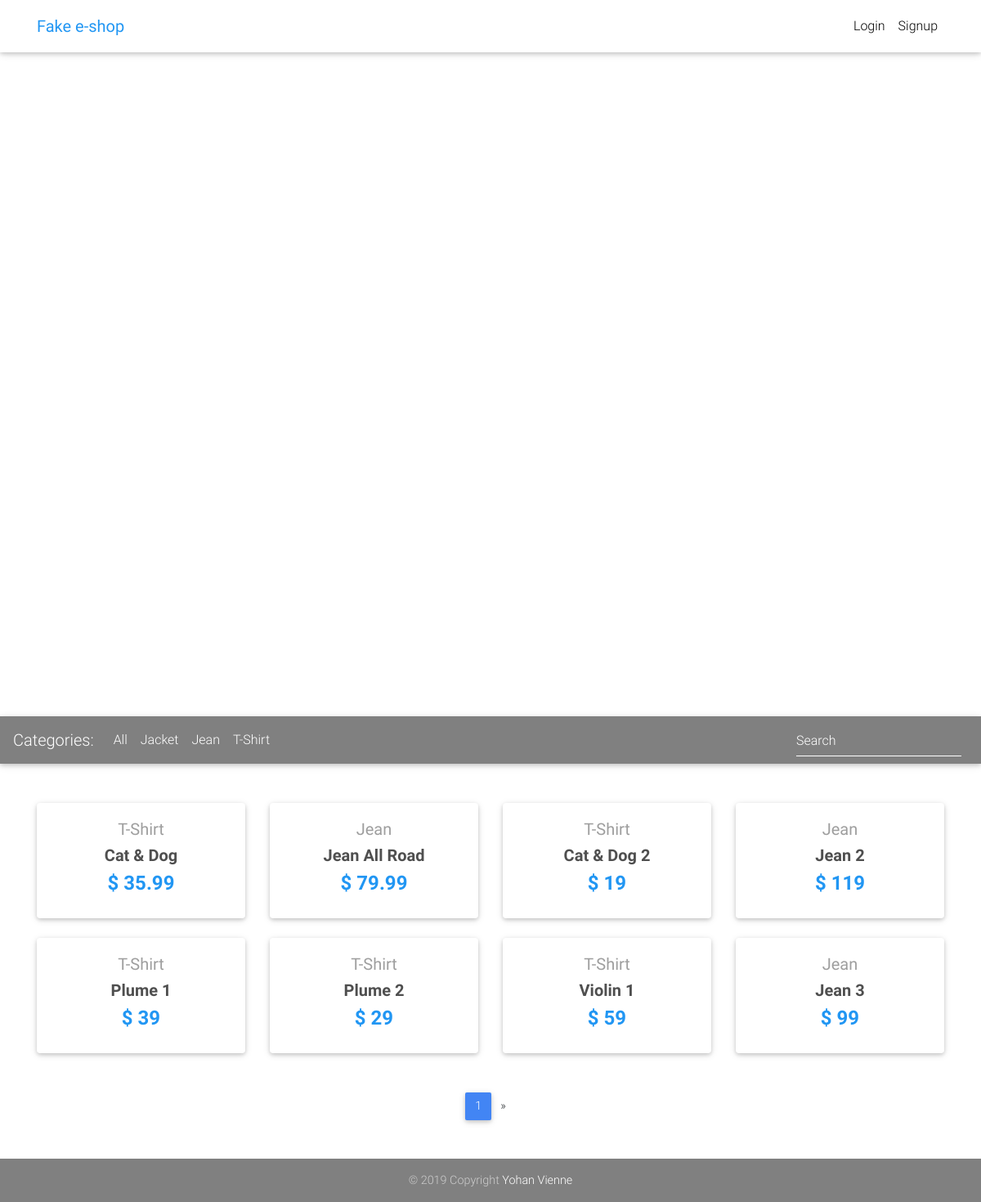
/, run on an earlier commit of the app's database.
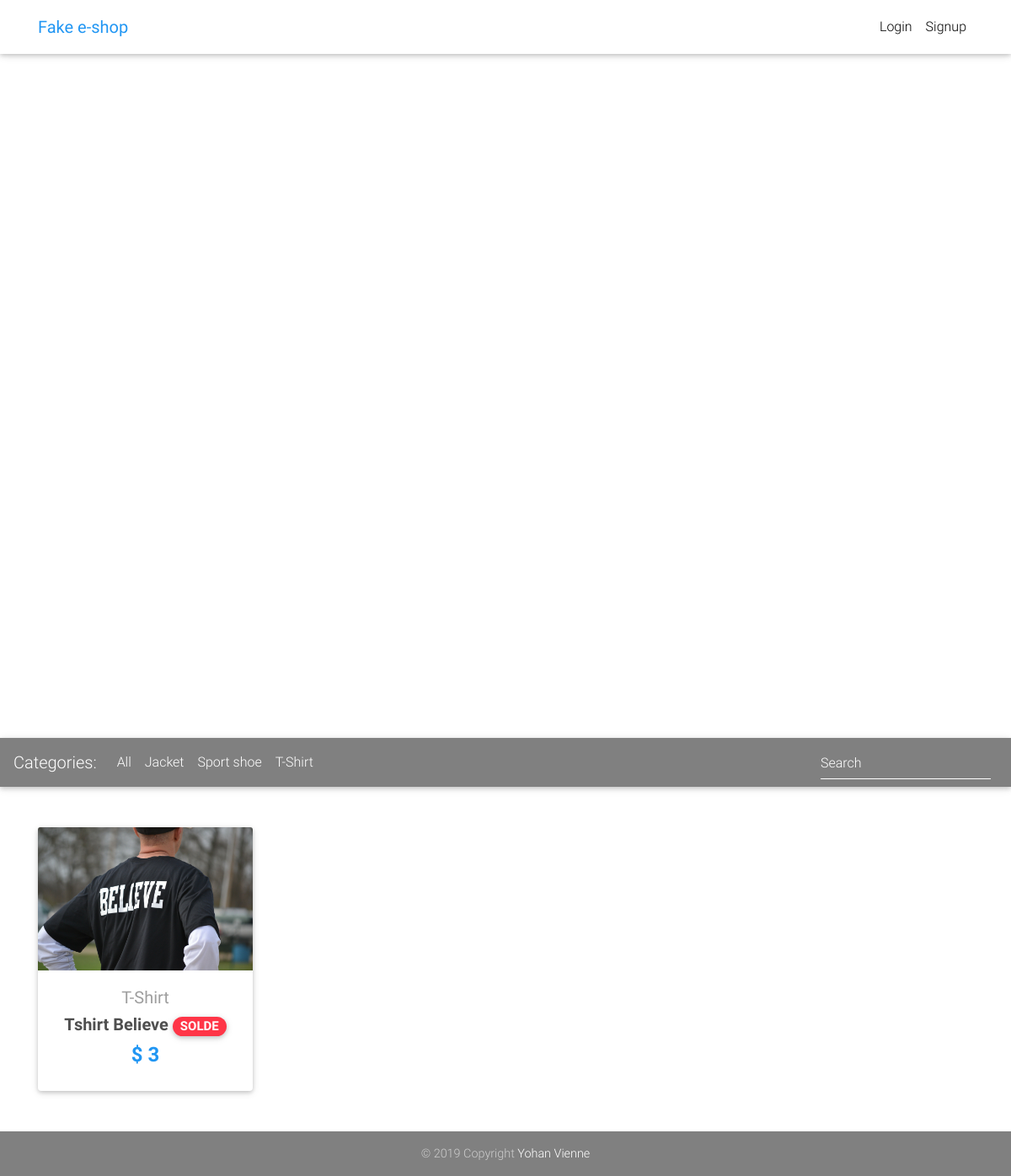
And on a later commit of the database.
### core/models.py (models this page shows, shortened)
class Category(models.Model):
    name = models.CharField(max_length=100)
    def __str__(self):
        return self.name

class Item(models.Model):
    title = models.CharField(max_length=100)
    price = models.IntegerField()
    discount_price = models.IntegerField(blank=True, null=True)
    category = models.ForeignKey(Category, on_delete=models.DO_NOTHING)
    label = models.CharField(choices=LABEL_CHOICES, max_length=3, default='NOR')
    img1 = models.ImageField(upload_to='item/')
    slug = models.SlugField()
    description = models.TextField()
    def get_absolute_url(self):
        return reverse("core:product", kwargs={
            'slug': self.slug
        })

### core/views.py (the view)
# urls.py: path('', HomeView.as_view(), name='home'),
class HomeView(ListView):
    context_object_name = "items"
    paginate_by = 8
    template_name = "home.html"
    def get_queryset(self):
        return Item.objects.all()
    def get_context_data(self, **kwargs):
        context = super(HomeView, self).get_context_data(**kwargs)
        context["categorys"]= Category.objects.order_by('name')
        context["carousel"]= Item.objects.filter(label="NEW").order_by('title')
        return context

### templates/home.html (shortened to what this page needs)
{% extends "base.html" %}
{% block content %}
  <div id="carousel-example-1z" class="carousel slide carousel-fade " data-ride="carousel">
    <ol class="carousel-indicators">
      <li data-target="#carousel-example-1z" data-slide-to="0" class="active"></li>
      <li data-target="#carousel-example-1z" data-slide-to="1"></li>
      <li data-target="#carousel-example-1z" data-slide-to="2"></li>
    </ol>
    <a class="carousel-control-prev" href="#carousel-example-1z" role="button" data-slide="prev">
      <span class="carousel-control-prev-icon" aria-hidden="true"></span>
    </a>
    <a class="carousel-control-next" href="#carousel-example-1z" role="button" data-slide="next">
      <span class="carousel-control-next-icon" aria-hidden="true"></span>
    </a>
  </div>
  <main>
      <nav id="navbarItems" class="navbar navbar-expand-lg navbar-dark mt-1 mb-5" style="background-color: grey;">
        <span class="navbar-brand">Categories:</span>
        <div class="collapse navbar-collapse" id="basicExampleNav">
          <ul class="navbar-nav mr-auto">
            <li class="nav-item">
              <a class="nav-link" href="/">All
              </a>
            </li>
          {% for category in categorys %}
            <li class="nav-item">
              <a class="nav-link" href="/{{category.name}}">{{category.name}}
              </a>
            </li>
          {% endfor %}
          </ul>
          <form class="form-inline">
            <div class="md-form my-0">
              <input class="form-control mr-sm-2" type="text" placeholder="Search" aria-label="Search">
            </div>
          </form>
        </div>
      </nav>
    <div class="container"  data-spy="scroll" data-target="#navbarItems">
      <section class="text-center mb-4">
        <div class="row wow fadeIn">
          {% for item in items %}
          <div class="col-lg-3 col-md-6 mb-4">
            <div class="card">
              <div class="view overlay">
                <img src="{{item.img1.url}}" class="card-img-top"
                  alt="">
              </div>
              <div class="card-body text-center">
                <a href="" class="grey-text">
                  <h5>{{ item.category}}</h5>
                </a>
                <h5>
                  <strong>
                    <a href="{{ item.get_absolute_url }}" class="dark-grey-text">{{ item.title }}
                    {% if item.get_label_display == 'New' %}
                      <span class="badge badge-pill primary-color">NEW</span>
                    {% elif item.get_label_display == 'Solde' %}
                      <span class="badge badge-pill danger-color">SOLDE</span>
                    {% endif %}
                    </a>
                  </strong>
                </h5>
                <h4 class="font-weight-bold blue-text">
                  <strong>$
                  {% if item.discount_price %}
                  {{ item.discount_price }}
                  {% else %}
                  {{ item.price }}
                  {% endif %}
                  </strong>
                </h4>
              </div>
            </div>
          </div>
          {% endfor %}
        </div>
      </section>
      {% if is_paginated %}
      <nav class="d-flex justify-content-center wow fadeIn">
        <ul class="pagination pg-blue">
          <li class="page-item active">
            <a class="page-link" href="?page={{ page_obj.number }}">{{ page_obj.number }}
            </a>
          </li>
          {% if page_obj.has_next %}
          <li class="page-item">
            <a class="page-link" href="?page={{ page_obj.next_page_number }}" aria-label="Next">
              <span aria-hidden="true">&raquo;</span>
            </a>
          </li>
          {% endif %}
        </ul>
      </nav>
      {% endif %}
    </div>
  </main>
</body>
</html>
{% endblock content %}

What changed in the data, as far as the page shows it:
removed Category: name "Jean"
removed Item: category "T-Shirt", title "Cat & Dog", discount_price "35.99"
removed Item: category "Jean", title "Jean All Road", price "79.99"
removed Item: category "T-Shirt", title "Cat & Dog 2", price "19"
removed Item: category "Jean", title "Jean 2", price "119"
removed Item: category "T-Shirt", title "Plume 1", price "39"
removed Item: category "T-Shirt", title "Plume 2", price "29"
removed Item: category "T-Shirt", title "Violin 1", price "59"
removed Item: category "Jean", title "Jean 3", price "99"
added Category: name "Sport shoe"
added Item: img1 (picture), category "T-Shirt", title "Tshirt Believe", label "SOLDE", price "3"
Also different on the page:
{{ page_obj.number }}: "1" → (not shown)
